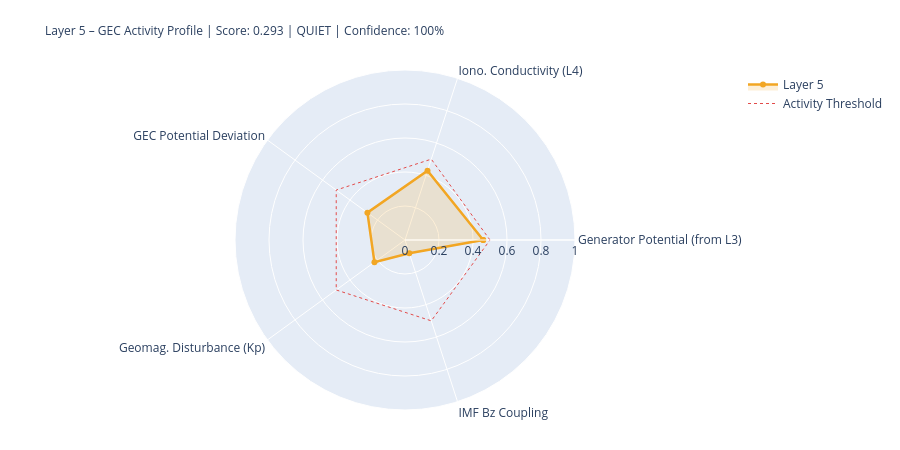

Notebook cell for this chart:
### Markdown cell above
---
## 5. State Assessment & Handoff to Layer 6

### Code cell
# ============================================================
# LAYER-5-SCORE
# ============================================================

# Components
# 1) Generator activity (Layer-3-driven)
gen_score = norm(generator_strength, 0.3, 2.0)
gen_src   = 'from_layer3' if l3_thunder_score is not None else 'estimated'

# 2) Ionospheric conductivity (Layer-4-driven)
iono_score = norm(iono_cond_factor, 0.7, 1.4)
iono_src   = 'from_layer4' if l4_ioniz is not None else 'estimated'

# 3) GEC potential deviation from reference
pot_score = norm(abs(delta_V_pct), 0, 30)  # 0 = at reference, 1 = 30% deviation
pot_src   = 'derived'

# 4) Geomagnetic disturbance (Kp) – modulates vertical currents
kp_score = norm(kp_val, 0, 9)
kp_src   = 'primary' if kp_now is not None else 'from_layer4'

# 5) IMF Bz coupling (southward = stronger M-I coupling → GEC influence)
bz_score = norm(-(bz_now or 0), -5, 30) if bz_now is not None else None
bz_src   = 'primary' if bz_now is not None else 'missing'

COMPONENTS = {
    'Generator Potential (from L3)':  {'score': gen_score,   'source': 'derived_from_layer3', 'dynamic': True},
    'Iono. Conductivity (L4)':      {'score': iono_score,  'source': iono_src, 'dynamic': True},
    'GEC Potential Deviation':      {'score': pot_score,   'source': pot_src,  'dynamic': True},
    'Geomag. Disturbance (Kp)':         {'score': kp_score,    'source': kp_src,   'dynamic': True},
    'IMF Bz Coupling':               {'score': bz_score,    'source': bz_src,   'dynamic': True},
}

available   = {k: v['score'] for k, v in COMPONENTS.items() if v['score'] is not None}
unavailable = [k for k, v in COMPONENTS.items() if v['score'] is None]
layer5_score = round(sum(available.values()) / len(available), 4) if available else None
confidence   = round(len(available) / len(COMPONENTS), 2)
level = ('unknown' if layer5_score is None
         else 'quiet'   if layer5_score < 0.3
         else 'moderate' if layer5_score < 0.6
         else 'active')
dominant_l5 = max(available, key=available.get) if available else 'none'

# Kp consistency: separate 1-min raw value from score value
kp_1m_raw   = kp_now          # directly from API (can be 0.0 during live measurement)
kp_for_score = kp_val          # from Layer-0 context or estimated value if needed
kp_score_src = kp_src

W = 68
print('=' * W)
print('LAYER 5 – GLOBAL ELECTRIC CIRCUIT – STATE ASSESSMENT')
print('=' * W)
for name, comp in COMPONENTS.items():
    s = comp['score']
    if s is not None:
        bar = '█' * int(s*20) + '░' * (20-int(s*20))
        print(f'  {name:<34} {bar}  {s:.3f}  [{comp["source"]}]')
    else:
        print(f'  {name:<34} {"─"*20}  n/a   [missing]')
print('-' * W)
print(f'  Score:         {layer5_score:.3f}  ({len(available)}/{len(COMPONENTS)} components)')
print(f'  Confidence:    {confidence:.0%}')
print(f'  Level:         {level.upper()}')
print(f'  Dominant:      {dominant_l5}')
print(f'  V_iono:        {V_iono_mod:.1f} kV  (Δ {delta_V_pct:+.1f}% vs. Ref)')
print(f'  I_total:       {I_total_mod:.1f} A   (Δ {delta_I_pct:+.1f}% vs. Ref)')
print('=' * W)

# Radar
cats   = list(available.keys())
vals_r = list(available.values())
if len(cats) >= 3:
    fig = go.Figure()
    fig.add_trace(go.Scatterpolar(
        r=vals_r + [vals_r[0]], theta=cats + [cats[0]],
        fill='toself', fillcolor='rgba(242,166,35,0.18)',
        line=dict(color='#F2A623', width=2.5), name='Layer 5'
    ))
    fig.add_trace(go.Scatterpolar(
        r=[0.5]*(len(cats)+1), theta=cats+[cats[0]],
        line=dict(color='#E24B4A', dash='dot', width=1),
        mode='lines', name='Activity Threshold'
    ))
    fig.update_layout(
        title=dict(
            text=f'Layer 5 – GEC Activity Profile | Score: {layer5_score:.3f} | {level.upper()} | Confidence: {confidence:.0%}',
            font=dict(size=12)
        ),
        polar=dict(radialaxis=dict(visible=True, range=[0,1])),
        height=450, showlegend=True,
        margin=dict(l=80, r=80, t=70, b=40)
    )
    fig.show()

### Figure 1 — Plotly figure (JSON) as saved in the notebook; plotly's stock layout.template omitted (floating-point values rounded to 4 significant figures)
{"data": [{"fill": "toself", "fillcolor": "rgba(242,166,35,0.18)", "line": {"color": "#F2A623", "width": 2.5}, "name": "Layer 5", "r": [0.46, 0.4287, 0.2733, 0.2222, 0.0817, 0.46], "theta": ["Generator Potential (from L3)", "Iono. Conductivity (L4)", "GEC Potential Deviation", "Geomag. Disturbance (Kp)", "IMF Bz Coupling", "Generator Potential (from L3)"], "type": "scatterpolar"}, {"line": {"color": "#E24B4A", "dash": "dot", "width": 1}, "mode": "lines", "name": "Activity Threshold", "r": [0.5, 0.5, 0.5, 0.5, 0.5, 0.5], "theta": ["Generator Potential (from L3)", "Iono. Conductivity (L4)", "GEC Potential Deviation", "Geomag. Disturbance (Kp)", "IMF Bz Coupling", "Generator Potential (from L3)"], "type": "scatterpolar"}], "layout": {"height": 450, "margin": {"b": 40, "l": 80, "r": 80, "t": 70}, "polar": {"radialaxis": {"range": [0, 1], "visible": true}}, "showlegend": true, "title": {"font": {"size": 12}, "text": "Layer 5 – GEC Activity Profile | Score: 0.293 | QUIET | Confidence: 100%"}}}
